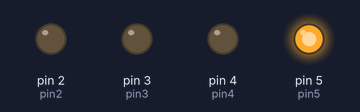
The sketch below on a simulated Arduino Uno, built with avr-gcc and run on an emulated ATmega328P. On the bench: output pins drawn as LEDs (lit = HIGH).

Above: at 0.5 s.
At 2.5 s:
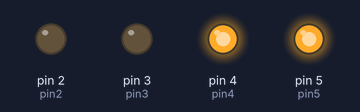
At 4.5 s:
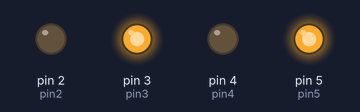
At 9.5 s:
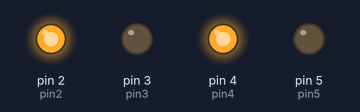
At 13.5 s:
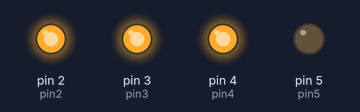
At 18.5 s:
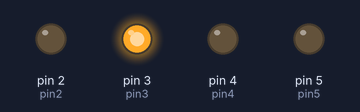
Timing chart, 0 to 19.5 s (numbered marks = the images above):
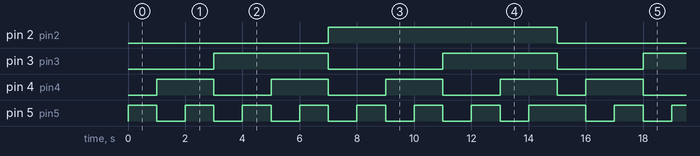

The sketch:

2_tut_binary_counter.ino
```cpp
/** 4 LEDs THAT COUNT IN BINARY (1 to 15)
VIDEO PREVIEW: https://drive.google.com/file/d/1zeqkjJn_JOvnhxl9V0iVyBFycjtvSR5e/view?usp=sharing
*/
//CONSTANTS
int pin2=2;
int pin3=3;
int pin4=4;
int pin5=5;

void setup() {
  // put your setup code here, to run once:
  pinMode(pin2,OUTPUT);
  pinMode(pin3,OUTPUT);
  pinMode(pin4,OUTPUT);
  pinMode(pin5,OUTPUT);
}

void loop() {
  // put your main code here, to run repeatedly:
  count(LOW, LOW, LOW, HIGH);//1
  count(LOW, LOW, HIGH, LOW);//2
  count(LOW, LOW, HIGH, HIGH);//3
  count(LOW, HIGH, LOW, LOW);//4
  count(LOW, HIGH, LOW, HIGH);//5
  count(LOW, HIGH, HIGH, LOW);//6
  count(LOW, HIGH, HIGH, HIGH);//7
  count(HIGH, LOW, LOW, LOW);//8
  count(HIGH, LOW, LOW, HIGH);//9
  count(HIGH, LOW, HIGH, LOW);//10
  count(HIGH, LOW, HIGH, HIGH);//11
  count(HIGH, HIGH, LOW, LOW);//12
  count(HIGH, HIGH, LOW, HIGH);//13
  count(HIGH, HIGH, HIGH, LOW);//14
  count(HIGH, HIGH, HIGH, HIGH);//15
}
//Binary Table Eg:
//https://lh3.googleusercontent.com/proxy/X8ElTpWkTCwP-Kt2eGKYXJJLae4aa9lNvNMOpKHn6YWV2RzYTfjiMI6e0D42XcBJumbmZO4_ZeBZJFNWf3X4Vu_Zgt_LtbKgB-VynBcOmWFaUxHffFgZ6sbkbH8OQwKqU2jlbpgRXF4
void count(int d1, int d2, int d3, int d4){
  digitalWrite(pin2, d1);
  digitalWrite(pin3, d2);
  digitalWrite(pin4, d3);
  digitalWrite(pin5, d4);
  delay(1000);
}
```

Measured:
- by itself, pin 2 (pin2): alternates HIGH for 8.0 s and LOW for 7.0 s
- by itself, pin 3 (pin3): repeats every 15.0 s: LOW 4.0 s, HIGH 4.0 s, LOW 3.0 s, HIGH 4.0 s
- by itself, pin 4 (pin4): repeats every 15.0 s: 3 × (LOW 2.0 s, HIGH 2.0 s), LOW 1.0 s, HIGH 2.0 s
- by itself, pin 5 (pin5): repeats every 15.0 s: 6 × (LOW 1.0 s, HIGH 1.0 s), LOW 1.0 s, HIGH 2.0 s
